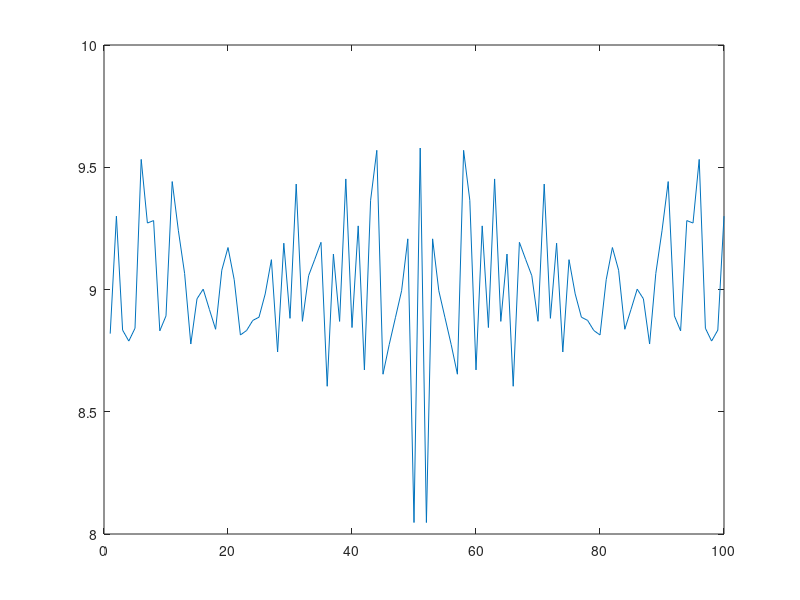

The MATLAB source for this figure:
%TESTBENCH5 Periodogram basico
function [ output_args ] = testbench6( varargin )
	defaults = [9, 4];
	for i = 1:length(varargin)
		% copio los argumentos que existen.
		defaults(i) = varargin{i};
	end
	var = defaults(1);
	K = defaults(2);
	tic;

	R = 1000; % Realizaciones
	N = 100; % Muestras
	L = floor(N / K);
	

	x = sqrt(var) * randn(N, R);
	
	%y = zeros(K,L,R);

	Y(:,:) = x(1:K,1:L);
	
	%plot(x);
	X = 1 / N * (abs(fft(x))).^2;
	X_ = mean(X, 2);
	plot(X_);

	toc
	output_args = mean(X_);
end
